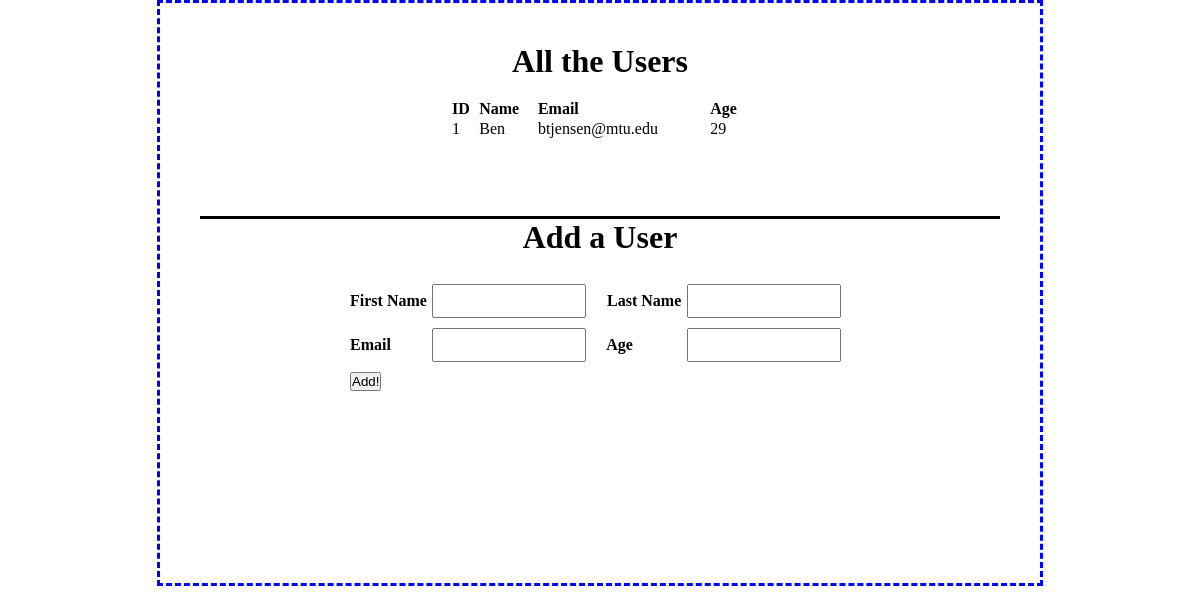
/users, run on an earlier commit of the app's database.
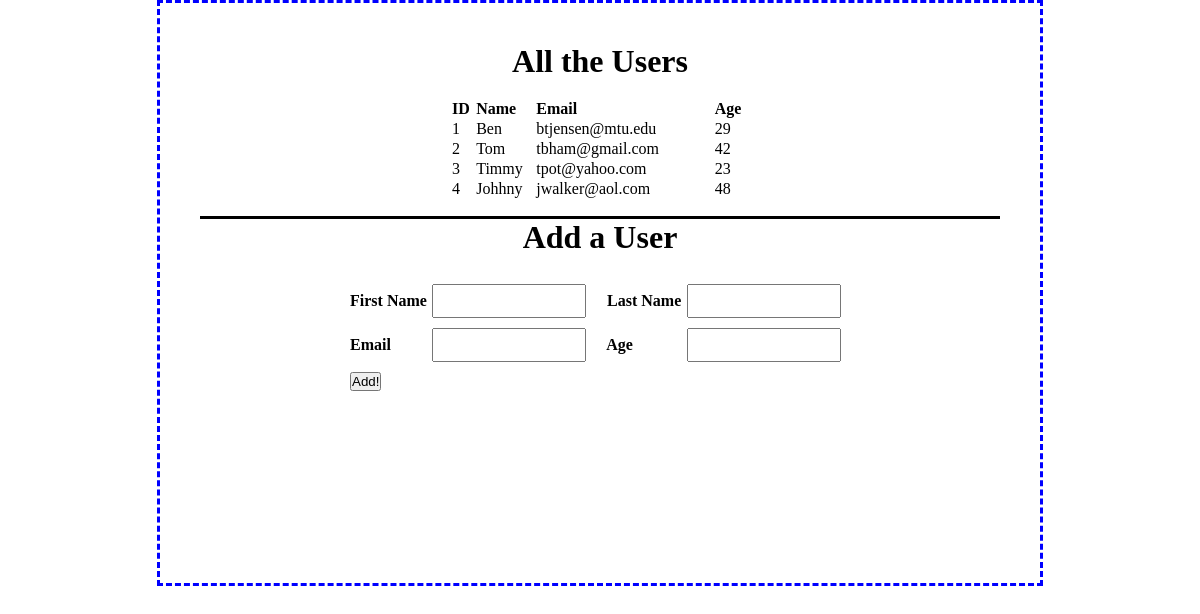
And on a later commit of the database.
### users/models.py (models this page shows)
class User(models.Model):
    first_name = models.CharField(max_length=255)
    last_name = models.CharField(max_length=255)
    email_address = models.CharField(max_length=255)
    age = models.IntegerField()
    created_at = models.DateTimeField(auto_now_add=True)
    updated_at = models.DateTimeField(auto_now=True)

### users/views.py (the view)
# urls.py: path('users', views.users),
def users(request):
    context = {
        "all_users" : User.objects.all()
    }
    return render(request, 'index.html',context)

### users/templates/index.html (shortened to what this page needs)
<!DOCTYPE html>
<html lang="en">
<head>
    {% load static %}
    <link rel="stylesheet" href="{% static 'css/style.css' %}">
</head>
<body>
    <div class="container">
        <div class="users">
            <h1>All the Users</h1>
            <br>
            <div class="users_table">
                <table>
                    <tr>
                        <th>ID</th>
                        <th>Name</th>
                        <th>Email</th>
                        <th>Age</th>
                    </tr>
                    {% for users in all_users %}
                    <tr>
                        <td>{{ users.id }}</td>
                        <td>{{ users.first_name }}</td>
                        <td>{{ users.email_address }}</td>
                        <td>{{ users.age }}</td>
                    </tr>
                    {% endfor %}
                </table>
            </div>
            <br>
        </div>
        <div class="add_user">
            <form action="new_user" method="post">
                <h1>Add a User</h1>
                <br>
                <table>
                    <tr>
                        <th>First Name</th>
                        <th>
                            <input type="text" name="first_name">
                        </th>
                        <th>&nbsp&nbsp Last Name</th>
                        <th>
                            <input type="text" name="last_name">
                        </th>
                    </tr>
                    <tr>
                        <th>Email</th>
                        <th>
                            <input type="text" name="email_address">
                        </th>
                        <th>&nbsp&nbsp Age</th>
                        <th>
                            <input type="number" name="age">
                        </th>
                    </tr>
                </table>
                <button type="submit">Add!</button>
            </form>
        </div>
    </div>
</body>
</html>

### users/static/css/style.css (style rules this page uses)
* { padding: 0px; margin: 0px; }
.container { min-height: 500px; width: 800px; margin: auto; border: dashed blue; padding: 40px; }
.users { border-bottom: solid black; }
h1 { text-align: center; }
.users table { width: 300px; margin: auto; text-align: left; }
.users_table { height: 100px; overflow: scroll; }
.add_user { display: flex; justify-content: center; align-items: center; }
.add_user table { width: 500px; border-spacing: 0px 10px; margin: auto; text-align: left; }
input { width: 150px; height: 30px; }

What changed in the data, as far as the page shows it:
added User: id "2", first_name "Tom", email_address "tbham@gmail.com", age "42"
added User: id "3", first_name "Timmy", email_address "tpot@yahoo.com", age "23"
added User: id "4", first_name "Johhny", email_address "jwalker@aol.com", age "48"
